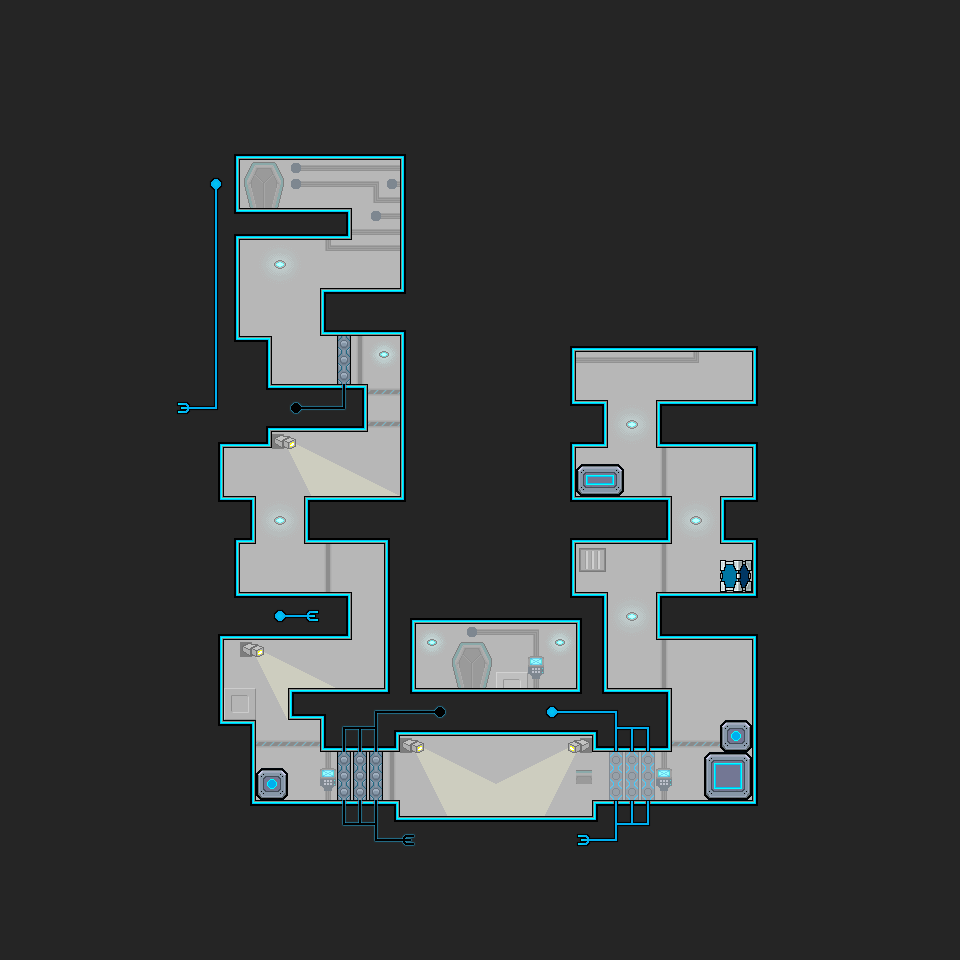

Tiled map render using the project's own tile images. Description and the map definition, with tile-layer contents summarised, below:
An orthogonal 60x60 tile map with 16x16 px tiles, 1 tile layer (Tile Layer 1), 2 tilesets and 30 objects (script_SGalileo).

<map version="1.0" orientation="orthogonal" renderorder="right-down" width="60" height="60" tilewidth="16" tileheight="16">
 <tileset firstgid="1" source="main.tsx" />
 <tileset firstgid="501" source="objects.tsx" />
 <layer name="Tile Layer 1" width="60" height="60">
  <data>[3600 cells, 3600 non-empty, 126 distinct tile ids]</data>
 </layer>
 <objectgroup name="Object Layer 1">
  <object gid="507" x="264.208" y="407.958" />
  <object gid="507" x="248.5" y="616" />
  <object gid="507" x="407.909" y="712.03" />
  <object gid="506" x="223.5" y="353" />
  <object gid="506" x="208" y="512.5" />
  <object gid="505" x="297" y="233" />
  <object gid="505" x="296.5" y="313" />
  <object gid="505" x="216.5" y="618" />
  <object gid="501" x="231.579" y="221.443" />
  <object gid="508" x="400" y="807.5" />
  <object gid="508" x="390.25" y="786.25" />
  <object gid="508" x="390.938" y="830.5" />
  <object gid="508" x="527.75" y="808.25" />
  <object gid="508" x="537.75" y="786.25" />
  <object gid="508" x="537.75" y="829.75" />
  <object gid="505" x="200.5" y="745" />
  <object gid="508" x="295.818" y="587.636" />
  <object gid="508" x="296" y="612" />
  <object gid="505" x="503.167" y="841.5" />
  <object gid="505" x="712.333" y="744" />
  <object gid="505" x="583" y="712.333" />
  <object gid="505" x="552.5" y="488" />
  <object gid="505" x="566.5" y="488.5" />
  <object gid="504" x="695" y="408" />
  <object gid="506" x="441" y="707" />
  <object gid="507" x="519.682" y="712" />
  <object gid="509" x="462" y="824" />
  <object name="script_SGalileo" x="454.333" y="727" width="80" height="98.3333" />
  <object gid="505" x="328" y="713.333" />
  <object gid="505" x="503.333" y="831.667" />
 </objectgroup>
</map>